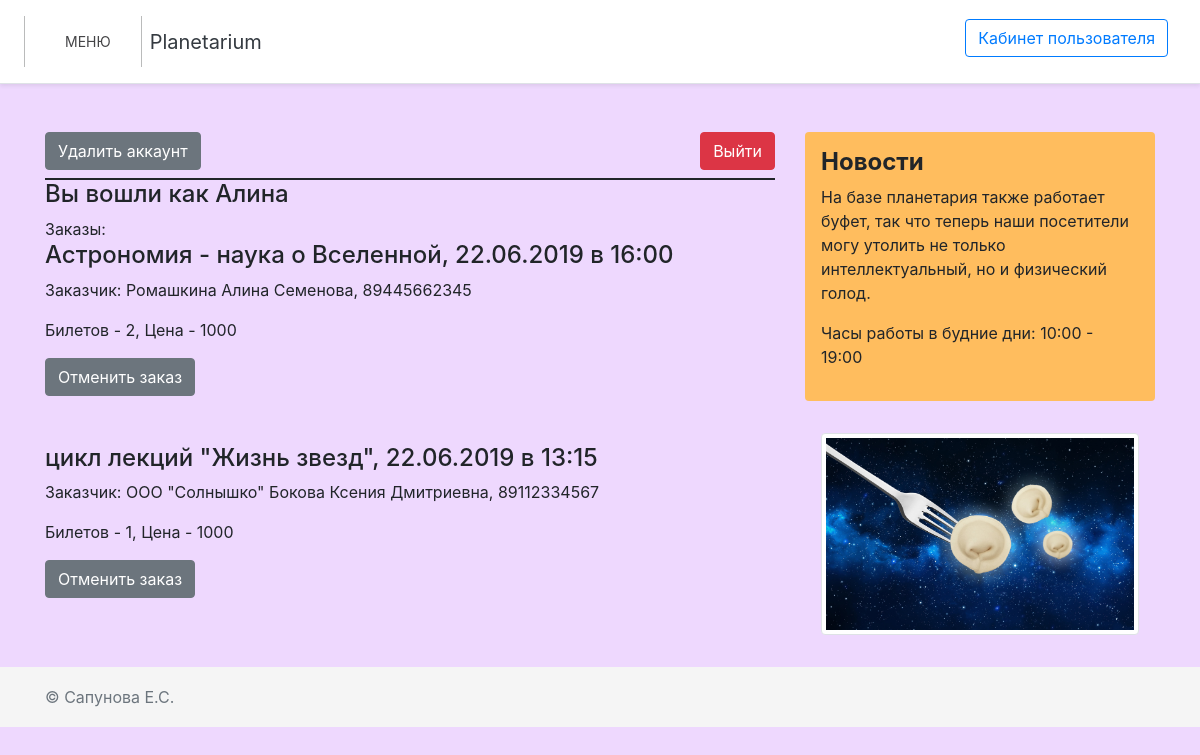
/auth.php (signed in), run on the app's committed database.
### tables this page shows
CREATE TABLE IF NOT EXISTS `account` (
  `id_account` int(11) NOT NULL AUTO_INCREMENT COMMENT 'id аккаунта',
  `id_account_type` int(11) NOT NULL COMMENT 'id типа учетной записи',
  `login` varchar(30) NOT NULL COMMENT 'Логин',
  `password` varchar(32) NOT NULL COMMENT 'Пароль',
  `status` tinyint(1) NOT NULL COMMENT 'Пометка на удаление',
  PRIMARY KEY (`id_account`),
  UNIQUE KEY `id_account` (`id_account`),
  KEY `id_account_type` (`id_account_type`)
);

CREATE TABLE IF NOT EXISTS `event` (
  `id_event` int(11) NOT NULL AUTO_INCREMENT COMMENT 'id мероприятия',
  `id_event_type` int(11) NOT NULL COMMENT 'id типа мероприятия',
  `name_event` varchar(50) NOT NULL COMMENT 'Название мероприятия',
  PRIMARY KEY (`id_event`),
  UNIQUE KEY `id_event` (`id_event`),
  UNIQUE KEY `id_event_2` (`id_event`),
  KEY `id_event_type` (`id_event_type`)
);

CREATE TABLE IF NOT EXISTS `schedule` (
  `id_schedule_entry` int(11) NOT NULL AUTO_INCREMENT COMMENT 'id записи в расписании',
  `id_event` int(11) NOT NULL COMMENT 'id мероприятия из репертуара',
  `id_room` int(11) NOT NULL COMMENT 'id помещения для мероприятия',
  `data_event` varchar(16) NOT NULL COMMENT 'Дата проведения мероприятия',
  `duration_event` int(11) NOT NULL COMMENT 'Длительность мероприятия',
  `numb_seats` int(11) NOT NULL COMMENT 'Количество мест',
  `time_event` varchar(5) NOT NULL COMMENT 'Время проведения мероприятия',
  PRIMARY KEY (`id_schedule_entry`),
  UNIQUE KEY `id_schedule_entry` (`id_schedule_entry`),
  KEY `id_event` (`id_event`),
  KEY `id_room` (`id_room`)
);

CREATE TABLE IF NOT EXISTS `customer` (
  `id_customer` int(11) NOT NULL AUTO_INCREMENT COMMENT 'id заказчика билетов',
  `id_account` int(11) NOT NULL COMMENT 'id аккаунта, с которого совершается покупка',
  `id_customers_type` int(11) NOT NULL COMMENT 'id типа заказчика',
  `name_organization` varchar(40) DEFAULT NULL COMMENT 'Название организации',
  `contact_person` varchar(50) NOT NULL COMMENT 'ФИО контактного лица',
  `phone` varchar(15) NOT NULL COMMENT 'Контактный телефон',
  PRIMARY KEY (`id_customer`),
  UNIQUE KEY `id_customer` (`id_customer`),
  KEY `id_account` (`id_account`),
  KEY `id_customers_type` (`id_customers_type`)
);

CREATE TABLE IF NOT EXISTS `ticket` (
  `id_ticket` int(11) NOT NULL AUTO_INCREMENT COMMENT 'id заказанных билетов',
  `id_customer` int(11) NOT NULL COMMENT 'id заказчика',
  `id_schedule` int(11) NOT NULL COMMENT 'id записи мероприятия в расписании',
  `id_coeff` int(11) NOT NULL COMMENT 'id коэффициента скидки',
  `numb_ticket` int(11) NOT NULL COMMENT 'Количество заказанных билетов',
  `final_price` double NOT NULL COMMENT 'Итоговая цена заказа билетов',
  `status` tinyint(1) NOT NULL COMMENT 'Пометка на удаление',
  PRIMARY KEY (`id_ticket`),
  UNIQUE KEY `id_ticket` (`id_ticket`),
  KEY `id_customer` (`id_customer`),
  KEY `id_schedule` (`id_schedule`,`id_coeff`),
  KEY `id_coeff` (`id_coeff`)
);

### auth.php (the view, shortened to what this page needs)
<!DOCTYPE html>
<html lang="ru">
<head>
  <?php
  require 'blocks/head.php'; ?>
</head>
<body>
  <?php require 'blocks/header.php'; ?>
  <main class="container mt-5">
    <div class="row">
      <div class="col-md-8 mb-3">
        <?php
          if(!isset($_COOKIE['user'])):
        ?>
        <h4>Форма авторизации</h4>
        <form action="" method="post">
          <lable for="login">Введите логин</lable>
          <input type="text" name="login" id="login" class ="form-control">
          <lable for="pass">Введите пароль</lable>
          <input type="password" name="pass" id="pass" class ="form-control">
          <div class="alert alert-danger mt-2" id="errorBlock"></div>
          <button type="button" id="auth_user" class="btn btn-primary mt-3">Войти</button>
        </form>
        <?php
          else:
        ?>
        <?php
          require_once 'mySQLconnect.php';
          $sql = 'SELECT `id_account`, `login`, `status`
          FROM `account`
          WHERE `id_account` = :id';
          $query = $pdo->prepare($sql);
          $query->execute(['id' => $_COOKIE['user']]);
          $customer_acc = $query->fetch(PDO::FETCH_OBJ);
          if($customer_acc->status == 1){
            echo "<ol class=\"raz\">
              <li><h4>Вы удалили свой аккаунт - $customer_acc->login</h4>
              <li>Заказы недоступны, чтобы просмотреть - восстановите учетную запись.
              <span><button class=\"btn btn-danger\" id=\"exit_btn\">Выйти</button></span>
              </ol>";
            echo "<p>Вы можете восстановить свою учетную запись до первого числа следующего месяца.</p>
              <a href='/reg/recovery_acc.php?id_acc=$customer_acc->id_account' title=''>
              <button class=\"btn btn-secondary\" onClick=\"return confirm('Вы подтверждаете восстановление учетной записи?');\">Восстановить аккаунт</button>
              </a>";
            $_SESSION['new_acc_status']=0;
          }
          else{
            $sql = 'SELECT account.id_account, `login`, `name_organization`, `contact_person`, `phone`,
            `id_ticket`, `numb_ticket`, `final_price`, ticket.status, `data_event`, `time_event`, `name_event`
            FROM `account`
            JOIN `customer`
            ON account.id_account = customer.id_account
            JOIN `ticket`
            ON  customer.id_customer = ticket.id_customer
            JOIN `schedule`
            ON ticket.id_schedule = schedule.id_schedule_entry
            JOIN `event`
            ON schedule.id_event = event.id_event
            WHERE customer.id_account = :id AND ticket.status = :value';
            $query = $pdo->prepare($sql);
            $query->execute(['id' => $_COOKIE['user'], 'value' => false]);
            $orders = $query->fetchAll(PDO::FETCH_OBJ);
            echo "<ol class=\"raz1\">
            <li><a href='/reg/recovery_acc.php?id_acc=$customer_acc->id_account' title=''>
           <button class=\"btn btn-secondary mb-2\" onClick=\"return confirm('Вы подтверждаете удаление учетной записи?');\">Удалить аккаунт</button></a>
           <span><button class=\"btn btn-danger\" id=\"exit_btn\">Выйти</button></span>
            </ol>";
            echo "<ol class=\"raz\">
              <li><h4>Вы вошли как $customer_acc->login</h4>";
            if(!isset($orders[0]->name_event)){
            echo"<li>У Вас пока нет заказов.
              </ol>";
            }
            else{
              echo"<li>Заказы:
                </ol>";
              foreach ($orders as $order) {
                echo "<h4>$order->name_event, $order->data_event в $order->time_event</h4>
                <p>Заказчик: $order->name_organization $order->contact_person, $order->phone</p>
                <p>Билетов - $order->numb_ticket, Цена - $order->final_price</p>
                <a href='/reg/delete_tick.php?id_ord=$order->id_ticket' title=''>
                <button class='btn btn-secondary mb-5' onClick=\"return confirm('Вы подтверждаете отмену заказа?');\">Отменить заказ</button>
                </a>
                ";
            }
          }
        }
         ?>
        <?php
          endif;
        ?>
      </div>
      <aside class="col-md-4">
        <div class="p-3 mb-3 bg-yellow rounded">
          <h4><b>Новости</b></h4>
          <p>На базе планетария также работает буфет, так что теперь наши посетители могу утолить не только интеллектуальный, но и физический голод.</p>
          <p>Часы работы в будние дни: 10:00 - 19:00</p>
        </div>
        <div class="p-3 mb-3">
          <img class="img-thumbnail" src="/img/pelmeny.jpg" >
        </div>
      </aside>
    </div>
  </main>
  <?php require 'blocks/footer.php'; ?>
</body>
</html>

### css/main1.css (style rules this page uses)
body { background-color: rgb(238, 216, 254); }
.bg-yellow { background-color: rgb(255, 189, 94); }

### css/styleMenu.css (style rules this page uses)
.raz { margin: 0; border-top: solid 2px; padding: 0; overflow: auto; }
.raz li { clear: both; }
.raz1 { margin: 0; padding: 0; overflow: auto; }
.raz1 li { clear: both; }
.raz1 span { float: right; white-space: nowrap; }

### data on the page
account: login "Алина", event.name_event "Астрономия - наука о Вселенной", schedule.data_event "22.06.2019", schedule.time_event "16:00", customer.contact_person "Ромашкина Алина Семенова", customer.phone "89445662345", ticket.numb_ticket "2", ticket.final_price "1000", event.name_event "цикл лекций \"Жизнь звезд\"", schedule.time_event "13:15", customer.name_organization "ООО \"Солнышко\"", customer.contact_person "Бокова Ксения Дмитриевна", customer.phone "89112334567", ticket.numb_ticket "1"
